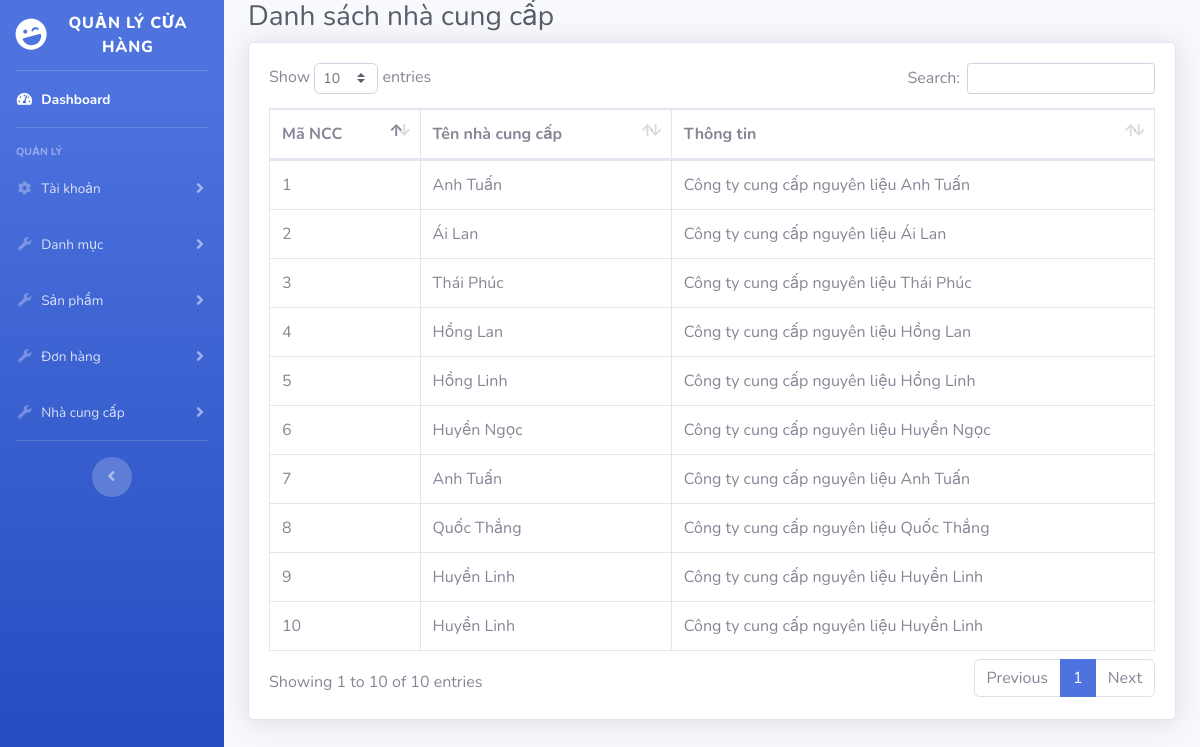
Page /admin/suppliers.php on the committed database.
### tables this page shows
CREATE TABLE `nhacungcap` (
  `MANCC` int(10) NOT NULL,
  `TENNCC` varchar(100) NOT NULL,
  `THONGTIN` varchar(255) DEFAULT NULL
);

### core/db.inc (called while the page is built, shortened)
<?php
   	$databaseName = "pizzacompany";
?>

### core/DataProvider.php (called while the page is built, shortened)
<?php
class DataProvider
{
	public static function executeQuery($sql)
	{
		include ('db.inc');
		if (!($connection = mysqli_connect($hostName,$username,$password,$databaseName)))
			die ("couldn't connect to localhost");
		if (!($result = mysqli_query($connection,$sql)))
			showError();
		return $result;
	}
}
?>

### admin/suppliers.php (the view, shortened to what this page needs)
<?php
include("includes/head.php");
?>
<body id="page-top">
    <div id="wrapper">
        <?php include('includes/sidebar.php'); ?>
        <div id="content-wrapper" class="d-flex flex-column">
            <div id="content">
                <div class="container-fluid">
                    <h1 class="h3 mb-2 text-gray-800">Danh sách nhà cung cấp</h1>
                    <div class="card shadow mb-4">
                        <div class="card-body">
                            <div class="table-responsive">
                                <table class="table table-bordered" id="dataTable" width="100%" cellspacing="0">
                                    <thead>
                                        <tr>
                                            <th>Mã NCC</th>
                                            <th>Tên nhà cung cấp</th>
                                            <th>Thông tin</th>
                                        </tr>
                                    </thead>
                                    <tbody>
                                        <?php
                                        $sql = "SELECT * FROM nhacungcap";
                                        $result = DataProvider::executeQuery($sql);
                                        while ($row = mysqli_fetch_assoc($result)) {
                                            ?>
                                            <tr>
                                                <td><?php echo $row['MANCC']; ?></td>
                                                <td><?php echo $row['TENNCC']; ?></td>
                                                <td><?php echo $row['THONGTIN']; ?></td>
                                            </tr>
                                        <?php } ?>
                                    </tbody>
                                </table>
                            </div>
                        </div>
                    </div>
                </div>
            </div>
        </div>
    </div>
</body>
</html>

### rows in the picture
nhacungcap: MANCC "1", TENNCC "Anh Tuấn", THONGTIN "Công ty cung cấp nguyên liệu Anh Tuấn"
nhacungcap: MANCC "2", TENNCC "Ái Lan", THONGTIN "Công ty cung cấp nguyên liệu Ái Lan"
nhacungcap: MANCC "3", TENNCC "Thái Phúc", THONGTIN "Công ty cung cấp nguyên liệu Thái Phúc"
nhacungcap: MANCC "4", TENNCC "Hồng Lan", THONGTIN "Công ty cung cấp nguyên liệu Hồng Lan"
nhacungcap: MANCC "5", TENNCC "Hồng Linh", THONGTIN "Công ty cung cấp nguyên liệu Hồng Linh"
nhacungcap: MANCC "6", TENNCC "Huyền Ngọc", THONGTIN "Công ty cung cấp nguyên liệu Huyền Ngọc"
nhacungcap: MANCC "7", TENNCC "Anh Tuấn", THONGTIN "Công ty cung cấp nguyên liệu Anh Tuấn"
nhacungcap: MANCC "8", TENNCC "Quốc Thắng", THONGTIN "Công ty cung cấp nguyên liệu Quốc Thắng"
nhacungcap: MANCC "9", TENNCC "Huyền Linh", THONGTIN "Công ty cung cấp nguyên liệu Huyền Linh"
nhacungcap: MANCC "10", TENNCC "Huyền Linh", THONGTIN "Công ty cung cấp nguyên liệu Huyền Linh"
